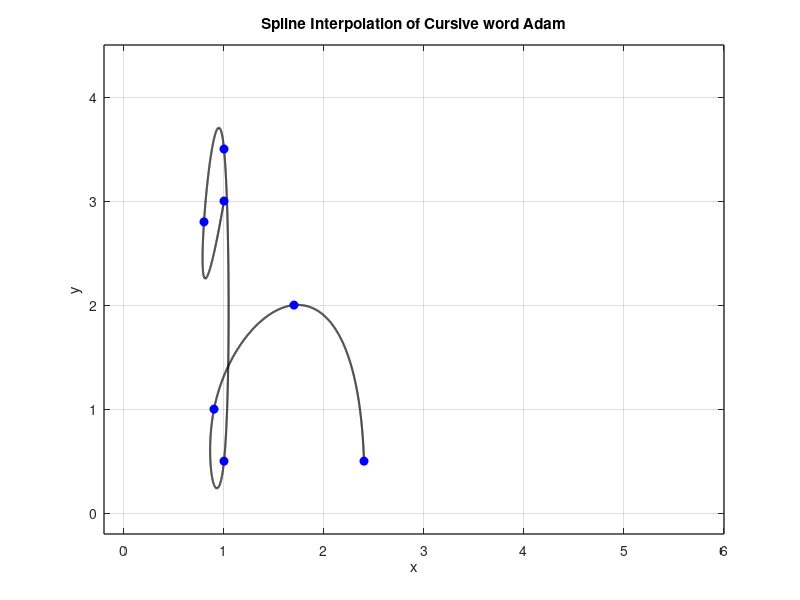

Source code (MATLAB):
%Coordinate for cursive  letter h
x2 = [1 0.8 1 1 0.9 1.7 2.4];
y2 = [3 2.8 3.5 0.5 1 2 0.5];

[1,3;0.8,2.8;1,3.5;1,0.5;0.9,1;1.7,2;2.5,0.5]

 n = length(x2);
 t = 0:n-1; % Parametric coordinate t
 tt = 0:0.001:n-1; % More dense coordinate tt for spline interpolation

 % Formule spline interpolation
 xx = spline(t, x2, tt);
 yy = spline(t, y2, tt);

 % Plot settings
 figure(1)
 plot(xx, yy, 'k', 'LineWidth', 1.5) % plot spline
 hold on
 plot(x2, y2, 'bo', 'MarkerFaceColor', 'b') % plot data points
 axis([-0.2 6 -0.2 4.5])
 grid on
 title('Spline Interpolation of Cursive word Adam')
 xlabel('x')
 ylabel('y')
 set(gca, 'FontSize', 10, 'LineWidth', 1)
 grid on

 